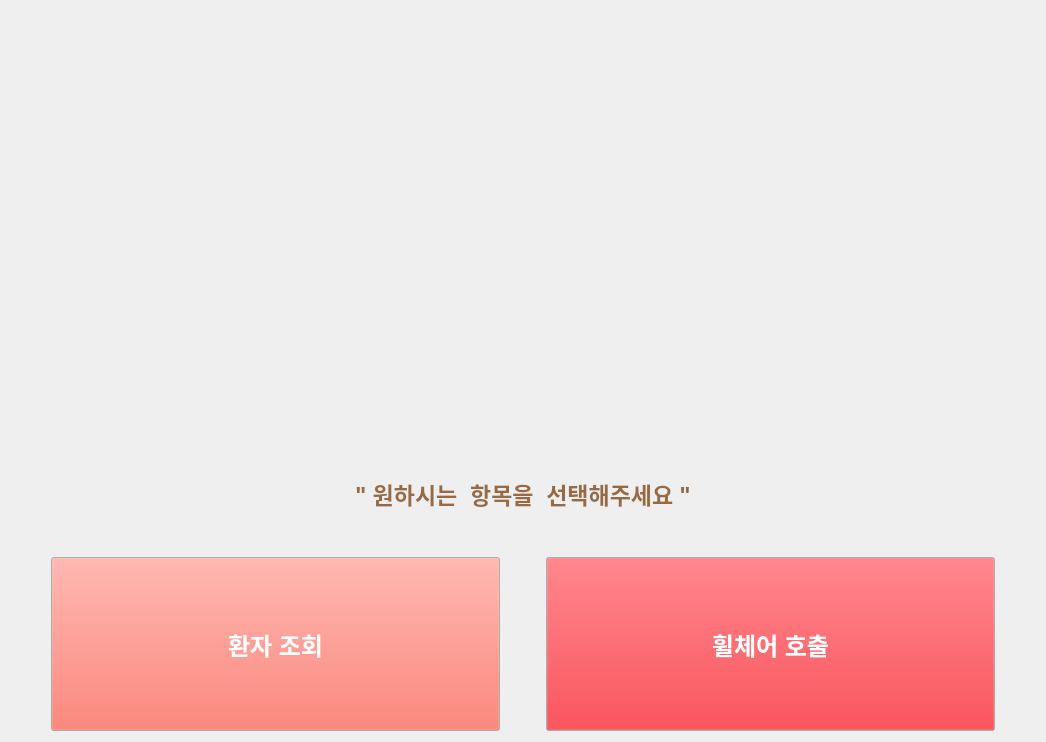
<?xml version="1.0" encoding="UTF-8"?>
<ui version="4.0">
 <class>kiosk_main</class>
 <widget class="QWidget" name="kiosk_main">
  <property name="geometry">
   <rect>
    <x>0</x>
    <y>0</y>
    <width>1046</width>
    <height>742</height>
   </rect>
  </property>
  <property name="windowTitle">
   <string>Form</string>
  </property>
  <layout class="QVBoxLayout" name="verticalLayout_2">
   <item>
    <layout class="QVBoxLayout" name="verticalLayout">
     <item>
      <layout class="QHBoxLayout" name="horizontalLayout_2">
       <item>
        <widget class="QLabel" name="label">
         <property name="sizePolicy">
          <sizepolicy hsizetype="Expanding" vsizetype="Fixed">
           <horstretch>0</horstretch>
           <verstretch>0</verstretch>
          </sizepolicy>
         </property>
         <property name="minimumSize">
          <size>
           <width>0</width>
           <height>420</height>
          </size>
         </property>
         <property name="maximumSize">
          <size>
           <width>16777215</width>
           <height>420</height>
          </size>
         </property>
         <property name="text">
          <string/>
         </property>
         <property name="pixmap">
          <pixmap>icons/mascot.png</pixmap>
         </property>
         <property name="scaledContents">
          <bool>true</bool>
         </property>
         <property name="alignment">
          <set>Qt::AlignmentFlag::AlignCenter</set>
         </property>
        </widget>
       </item>
      </layout>
     </item>
     <item>
      <spacer name="verticalSpacer">
       <property name="orientation">
        <enum>Qt::Orientation::Vertical</enum>
       </property>
       <property name="sizeType">
        <enum>QSizePolicy::Policy::Minimum</enum>
       </property>
       <property name="sizeHint" stdset="0">
        <size>
         <width>20</width>
         <height>40</height>
        </size>
       </property>
      </spacer>
     </item>
     <item>
      <widget class="QLabel" name="label_3">
       <property name="font">
        <font>
         <pointsize>17</pointsize>
         <bold>true</bold>
        </font>
       </property>
       <property name="styleSheet">
        <string notr="true">color: rgb(152, 106, 68);</string>
       </property>
       <property name="text">
        <string>&quot; 원하시는  항목을  선택해주세요 &quot;</string>
       </property>
       <property name="alignment">
        <set>Qt::AlignmentFlag::AlignCenter</set>
       </property>
      </widget>
     </item>
     <item>
      <spacer name="verticalSpacer_2">
       <property name="orientation">
        <enum>Qt::Orientation::Vertical</enum>
       </property>
       <property name="sizeType">
        <enum>QSizePolicy::Policy::Minimum</enum>
       </property>
       <property name="sizeHint" stdset="0">
        <size>
         <width>20</width>
         <height>40</height>
        </size>
       </property>
      </spacer>
     </item>
     <item>
      <layout class="QHBoxLayout" name="horizontalLayout_4">
       <item>
        <spacer name="horizontalSpacer_4">
         <property name="orientation">
          <enum>Qt::Orientation::Horizontal</enum>
         </property>
         <property name="sizeType">
          <enum>QSizePolicy::Policy::Minimum</enum>
         </property>
         <property name="sizeHint" stdset="0">
          <size>
           <width>40</width>
           <height>20</height>
          </size>
         </property>
        </spacer>
       </item>
       <item>
        <widget class="QPushButton" name="pbkioskpatient">
         <property name="sizePolicy">
          <sizepolicy hsizetype="Preferred" vsizetype="Expanding">
           <horstretch>0</horstretch>
           <verstretch>0</verstretch>
          </sizepolicy>
         </property>
         <property name="minimumSize">
          <size>
           <width>0</width>
           <height>160</height>
          </size>
         </property>
         <property name="palette">
          <palette>
           <active>
            <colorrole role="WindowText">
             <brush brushstyle="SolidPattern">
              <color alpha="255">
               <red>255</red>
               <green>255</green>
               <blue>255</blue>
              </color>
             </brush>
            </colorrole>
            <colorrole role="Button">
             <brush brushstyle="SolidPattern">
              <color alpha="255">
               <red>246</red>
               <green>97</green>
               <blue>81</blue>
              </color>
             </brush>
            </colorrole>
            <colorrole role="Text">
             <brush brushstyle="SolidPattern">
              <color alpha="255">
               <red>255</red>
               <green>255</green>
               <blue>255</blue>
              </color>
             </brush>
            </colorrole>
            <colorrole role="ButtonText">
             <brush brushstyle="SolidPattern">
              <color alpha="255">
               <red>255</red>
               <green>255</green>
               <blue>255</blue>
              </color>
             </brush>
            </colorrole>
            <colorrole role="PlaceholderText">
             <brush brushstyle="SolidPattern">
              <color alpha="128">
               <red>255</red>
               <green>255</green>
               <blue>255</blue>
              </color>
             </brush>
            </colorrole>
           </active>
           <inactive>
            <colorrole role="WindowText">
             <brush brushstyle="SolidPattern">
              <color alpha="255">
               <red>255</red>
               <green>255</green>
               <blue>255</blue>
              </color>
             </brush>
            </colorrole>
            <colorrole role="Button">
             <brush brushstyle="SolidPattern">
              <color alpha="255">
               <red>246</red>
               <green>97</green>
               <blue>81</blue>
              </color>
             </brush>
            </colorrole>
            <colorrole role="Text">
             <brush brushstyle="SolidPattern">
              <color alpha="255">
               <red>255</red>
               <green>255</green>
               <blue>255</blue>
              </color>
             </brush>
            </colorrole>
            <colorrole role="ButtonText">
             <brush brushstyle="SolidPattern">
              <color alpha="255">
               <red>255</red>
               <green>255</green>
               <blue>255</blue>
              </color>
             </brush>
            </colorrole>
            <colorrole role="PlaceholderText">
             <brush brushstyle="SolidPattern">
              <color alpha="128">
               <red>255</red>
               <green>255</green>
               <blue>255</blue>
              </color>
             </brush>
            </colorrole>
           </inactive>
           <disabled>
            <colorrole role="WindowText">
             <brush brushstyle="SolidPattern">
              <color alpha="255">
               <red>255</red>
               <green>255</green>
               <blue>255</blue>
              </color>
             </brush>
            </colorrole>
            <colorrole role="Button">
             <brush brushstyle="SolidPattern">
              <color alpha="255">
               <red>246</red>
               <green>97</green>
               <blue>81</blue>
              </color>
             </brush>
            </colorrole>
            <colorrole role="Text">
             <brush brushstyle="SolidPattern">
              <color alpha="255">
               <red>255</red>
               <green>255</green>
               <blue>255</blue>
              </color>
             </brush>
            </colorrole>
            <colorrole role="ButtonText">
             <brush brushstyle="SolidPattern">
              <color alpha="255">
               <red>255</red>
               <green>255</green>
               <blue>255</blue>
              </color>
             </brush>
            </colorrole>
            <colorrole role="Base">
             <brush brushstyle="SolidPattern">
              <color alpha="255">
               <red>251</red>
               <green>206</green>
               <blue>197</blue>
              </color>
             </brush>
            </colorrole>
            <colorrole role="PlaceholderText">
             <brush brushstyle="SolidPattern">
              <color alpha="128">
               <red>255</red>
               <green>255</green>
               <blue>255</blue>
              </color>
             </brush>
            </colorrole>
           </disabled>
          </palette>
         </property>
         <property name="font">
          <font>
           <pointsize>18</pointsize>
           <italic>false</italic>
           <bold>true</bold>
           <underline>false</underline>
           <strikeout>false</strikeout>
           <kerning>false</kerning>
          </font>
         </property>
         <property name="cursor">
          <cursorShape>OpenHandCursor</cursorShape>
         </property>
         <property name="mouseTracking">
          <bool>false</bool>
         </property>
         <property name="styleSheet">
          <string notr="true">color: rgb(255, 255, 255);</string>
         </property>
         <property name="text">
          <string>환자 조회</string>
         </property>
        </widget>
       </item>
       <item>
        <spacer name="horizontalSpacer_2">
         <property name="orientation">
          <enum>Qt::Orientation::Horizontal</enum>
         </property>
         <property name="sizeType">
          <enum>QSizePolicy::Policy::Minimum</enum>
         </property>
         <property name="sizeHint" stdset="0">
          <size>
           <width>40</width>
           <height>20</height>
          </size>
         </property>
        </spacer>
       </item>
       <item>
        <widget class="QPushButton" name="pbkioskwheel">
         <property name="sizePolicy">
          <sizepolicy hsizetype="Preferred" vsizetype="Expanding">
           <horstretch>0</horstretch>
           <verstretch>0</verstretch>
          </sizepolicy>
         </property>
         <property name="minimumSize">
          <size>
           <width>0</width>
           <height>160</height>
          </size>
         </property>
         <property name="palette">
          <palette>
           <active>
            <colorrole role="WindowText">
             <brush brushstyle="SolidPattern">
              <color alpha="255">
               <red>255</red>
               <green>255</green>
               <blue>255</blue>
              </color>
             </brush>
            </colorrole>
            <colorrole role="Button">
             <brush brushstyle="SolidPattern">
              <color alpha="255">
               <red>224</red>
               <green>27</green>
               <blue>36</blue>
              </color>
             </brush>
            </colorrole>
            <colorrole role="Text">
             <brush brushstyle="SolidPattern">
              <color alpha="255">
               <red>255</red>
               <green>255</green>
               <blue>255</blue>
              </color>
             </brush>
            </colorrole>
            <colorrole role="ButtonText">
             <brush brushstyle="SolidPattern">
              <color alpha="255">
               <red>255</red>
               <green>255</green>
               <blue>255</blue>
              </color>
             </brush>
            </colorrole>
            <colorrole role="PlaceholderText">
             <brush brushstyle="SolidPattern">
              <color alpha="128">
               <red>255</red>
               <green>255</green>
               <blue>255</blue>
              </color>
             </brush>
            </colorrole>
           </active>
           <inactive>
            <colorrole role="WindowText">
             <brush brushstyle="SolidPattern">
              <color alpha="255">
               <red>255</red>
               <green>255</green>
               <blue>255</blue>
              </color>
             </brush>
            </colorrole>
            <colorrole role="Button">
             <brush brushstyle="SolidPattern">
              <color alpha="255">
               <red>224</red>
               <green>27</green>
               <blue>36</blue>
              </color>
             </brush>
            </colorrole>
            <colorrole role="Text">
             <brush brushstyle="SolidPattern">
              <color alpha="255">
               <red>255</red>
               <green>255</green>
               <blue>255</blue>
              </color>
             </brush>
            </colorrole>
            <colorrole role="ButtonText">
             <brush brushstyle="SolidPattern">
              <color alpha="255">
               <red>255</red>
               <green>255</green>
               <blue>255</blue>
              </color>
             </brush>
            </colorrole>
            <colorrole role="PlaceholderText">
             <brush brushstyle="SolidPattern">
              <color alpha="128">
               <red>255</red>
               <green>255</green>
               <blue>255</blue>
              </color>
             </brush>
            </colorrole>
           </inactive>
           <disabled>
            <colorrole role="WindowText">
             <brush brushstyle="SolidPattern">
              <color alpha="255">
               <red>255</red>
               <green>255</green>
               <blue>255</blue>
              </color>
             </brush>
            </colorrole>
            <colorrole role="Button">
             <brush brushstyle="SolidPattern">
              <color alpha="255">
               <red>224</red>
               <green>27</green>
               <blue>36</blue>
              </color>
             </brush>
            </colorrole>
            <colorrole role="Text">
             <brush brushstyle="SolidPattern">
              <color alpha="255">
               <red>255</red>
               <green>255</green>
               <blue>255</blue>
              </color>
             </brush>
            </colorrole>
            <colorrole role="ButtonText">
             <brush brushstyle="SolidPattern">
              <color alpha="255">
               <red>255</red>
               <green>255</green>
               <blue>255</blue>
              </color>
             </brush>
            </colorrole>
            <colorrole role="PlaceholderText">
             <brush brushstyle="SolidPattern">
              <color alpha="128">
               <red>255</red>
               <green>255</green>
               <blue>255</blue>
              </color>
             </brush>
            </colorrole>
           </disabled>
          </palette>
         </property>
         <property name="font">
          <font>
           <pointsize>18</pointsize>
           <bold>true</bold>
           <kerning>false</kerning>
          </font>
         </property>
         <property name="cursor">
          <cursorShape>OpenHandCursor</cursorShape>
         </property>
         <property name="styleSheet">
          <string notr="true">color: rgb(255, 255, 255);</string>
         </property>
         <property name="text">
          <string>휠체어 호출</string>
         </property>
        </widget>
       </item>
       <item>
        <spacer name="horizontalSpacer_3">
         <property name="orientation">
          <enum>Qt::Orientation::Horizontal</enum>
         </property>
         <property name="sizeType">
          <enum>QSizePolicy::Policy::Minimum</enum>
         </property>
         <property name="sizeHint" stdset="0">
          <size>
           <width>40</width>
           <height>20</height>
          </size>
         </property>
        </spacer>
       </item>
      </layout>
     </item>
    </layout>
   </item>
  </layout>
 </widget>
 <resources/>
 <connections/>
</ui>
